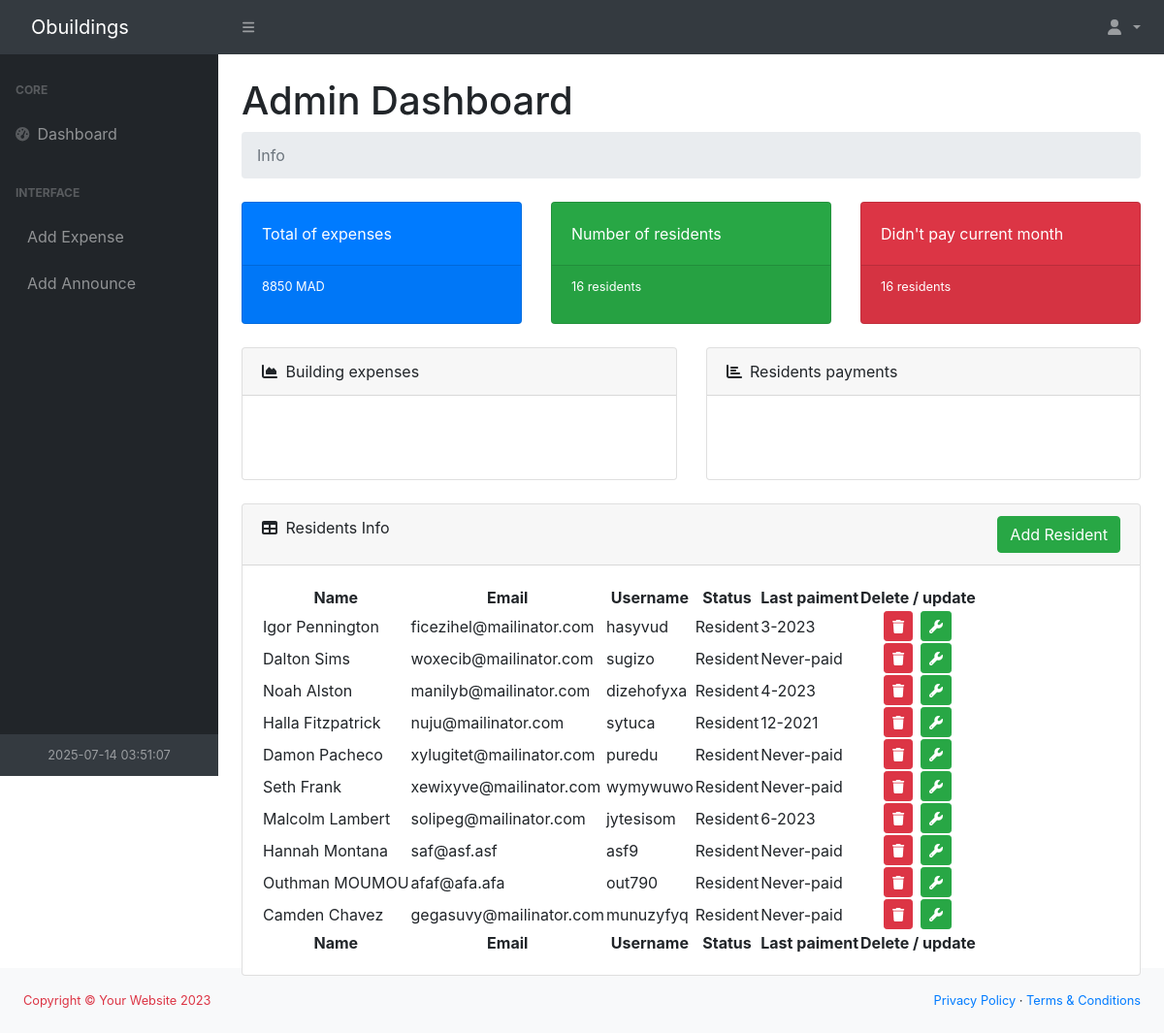
Before: /index.php (signed in) with the older database file.
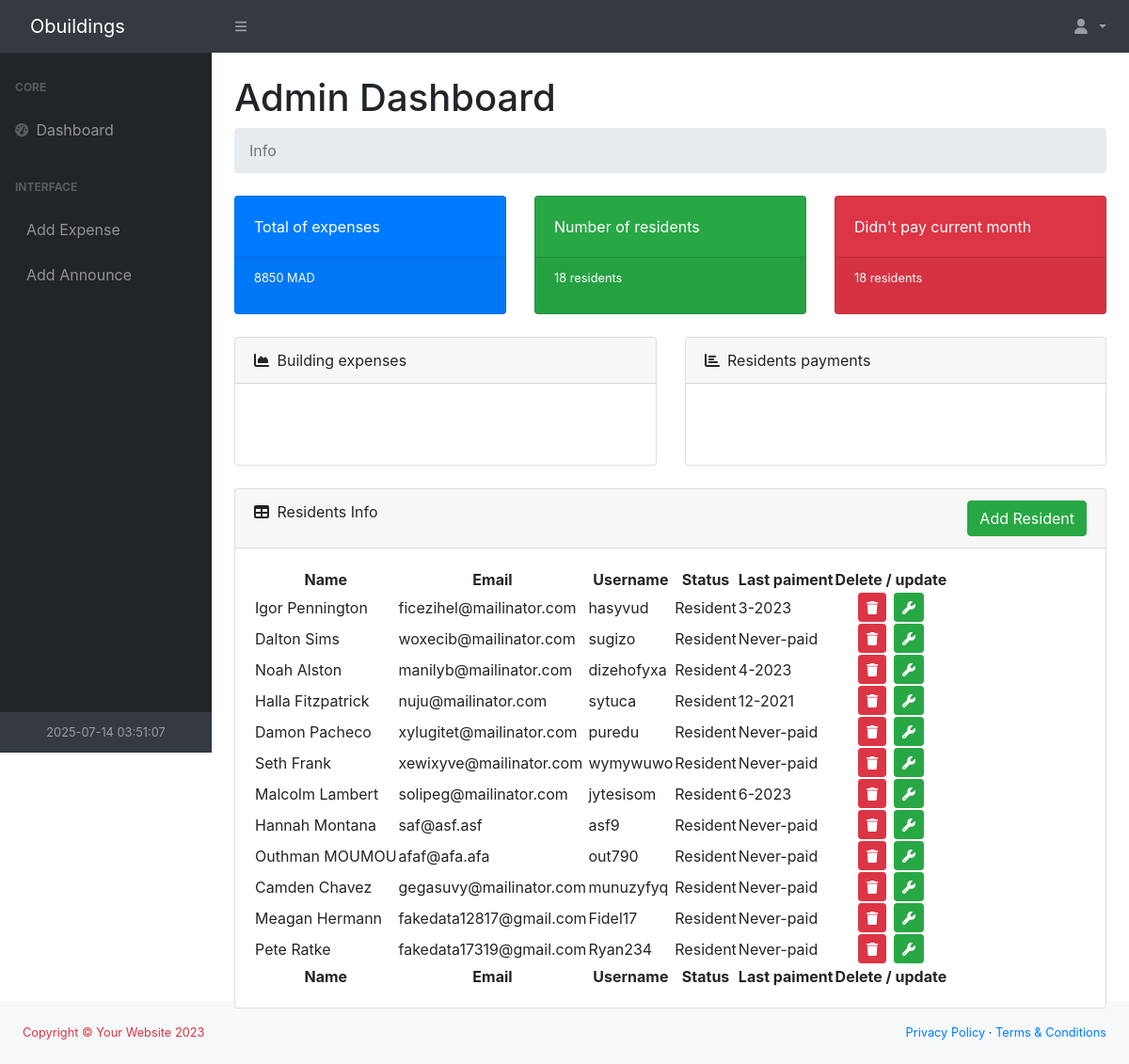
After: the same page with the newer database file.
### tables this page shows
CREATE TABLE `residents` (
  `resident_id` int(11) NOT NULL,
  `fName` varchar(255) DEFAULT NULL,
  `lName` varchar(255) DEFAULT NULL,
  `email` varchar(255) DEFAULT NULL,
  `password` varchar(255) DEFAULT NULL,
  `status` varchar(20) DEFAULT 'Resident',
  `username` varchar(255) DEFAULT NULL,
  `joinedIn` timestamp NOT NULL DEFAULT current_timestamp() ON UPDATE current_timestamp()
);

CREATE TABLE `payments` (
  `payment_id` int(11) NOT NULL,
  `resident_id` int(11) DEFAULT NULL,
  `payment_month` int(11) DEFAULT NULL,
  `payment_year` int(11) DEFAULT NULL,
  `transaction_id` varchar(255) NOT NULL
);

### classes/get-all-residents.class.php (called while the page is built, shortened)
<?php
require_once 'db.class.php';
class Residents extends DB
{
    public function getAllResidents()
    {
        $conn = $this->connect();
        $query = "SELECT * FROM residents WHERE status NOT IN ('admin', 'Previous resident')";
        $stmt = $conn->prepare($query);
        $stmt->execute();
        $residents = $stmt->fetchAll(PDO::FETCH_ASSOC);
        return $residents;
    }
}

### includes/get-all-residents.inc.php (called while the page is built)
<?php
require_once './classes/get-all-residents.class.php';
if (isset($_SESSION['resident_id']) && $_SESSION['status'] == 'Admin') {
    $residentsObj = new Residents();
    $residents = $residentsObj->getAllResidents();
} else {
    header('location: ../index.php');
}

### classes/db.class.php (called while the page is built, shortened)
<?php
require_once __DIR__ . '/db-config.php';
class DB
{
    protected $host;
    protected $dbname;
    protected $username;
    protected $password;
    public function __construct()
    {
        global $dbConfig;
        $this->host = $dbConfig['host'];
        $this->dbname = $dbConfig['dbname'];
        $this->username = $dbConfig['username'];
        $this->password = $dbConfig['password'];
    }
    public function connect()
    {
        try {
            $dsn = "mysql:host={$this->host};dbname={$this->dbname};charset=utf8mb4";
            $this->conn = new PDO($dsn, $this->username, $this->password);
            $this->conn->setAttribute(PDO::ATTR_ERRMODE, PDO::ERRMODE_EXCEPTION);
            $this->conn->setAttribute(PDO::ATTR_DEFAULT_FETCH_MODE, PDO::FETCH_ASSOC);
            return $this->conn;
        } catch (PDOException $e) {
            die("Connection failed: " . $e->getMessage());
        }
    }
}

### classes/db-config.php (called while the page is built, shortened)
<?php
$environment = getenv('APP_ENV') ?: 'production';
$configs = [
    'local' => [
        'host' => 'localhost',
        'dbname' => 'sandik',
        'username' => 'root',
        'password' => ''
    ],
    'production' => [
        'host' => 'localhost',
        'dbname' => 'sandik',
        'username' => 'outhman790',
        'password' => 'outhman790..!!'
    ]
];
$currentConfig = $configs[$environment] ?? $configs['production'];
$dbConfig = $currentConfig;

### classes/admin.class.php (called while the page is built, shortened)
<?php
require_once('db.class.php');
class Admin extends DB
{
    public function lastPaiment($resident_id)
    {
        try {
            $query = "SELECT * FROM payments WHERE resident_id = :resident_id ORDER BY payment_year DESC, payment_month DESC LIMIT 1";
            $stmt = $this->connect()->prepare($query);
            $stmt->bindParam(':resident_id', $resident_id);
            $stmt->execute();
            $lastPaiment = $stmt->fetch(PDO::FETCH_ASSOC);
            return $lastPaiment;
        } catch (PDOException $e) {
            echo "Error: " . $e->getMessage();
            return false;
        }
    }
}

### index.php (the view, shortened to what the rows shown need)
<?php
if (isset($_SESSION['resident_id'])) :
    if (isset($_SESSION['status'])  && $_SESSION['status'] === 'Admin') :
?>
        <!DOCTYPE html>
        <html lang="en">
        <head>
            <link href="css/styles.css" rel="stylesheet" />
            <link rel="stylesheet" href="https://stackpath.bootstrapcdn.com/bootstrap/4.3.1/css/bootstrap.min.css">
        </head>
        <body class="sb-nav-fixed">
            <div id="layoutSidenav">
                <div id="layoutSidenav_content">
                    <main>
                        <div class="container-fluid px-4">
                            <h1 class="mt-4">Admin Dashboard</h1>
                                        <?php
                                        require 'classes/admin.class.php';
                                        $adminObj = new Admin();
                                        ?>
                            <div class="card mb-4">
                                <div class="card-body">
                                    <?php
                                    require_once 'includes/get-all-residents.inc.php';
                                    ?>
                                    <table id="datatablesSimple">
                                        <thead class="text-center">
                                            <tr>
                                                <th>Name</th>
                                                <th>Email</th>
                                                <th>Username</th>
                                                <th>Status</th>
                                                <th>Last paiment</th>
                                                <th>Delete / update</th>
                                            </tr>
                                        </thead>
                                        <tfoot class="text-center">
                                            <tr>
                                                <th>Name</th>
                                                <th>Email</th>
                                                <th>Username</th>
                                                <th>Status</th>
                                                <th>Last paiment</th>
                                                <th>Delete / update</th>
                                            </tr>
                                        </tfoot>
                                        <tbody>
                                            <?php
                                            foreach ($residents as $resident) :
                                                $lastPaiment = $adminObj->lastPaiment($resident['resident_id']);
                                                $lastPaimentMonth = isset($lastPaiment['payment_month']) ? $lastPaiment['payment_month'] : 'Never';
                                                $lastPaimentYear = isset($lastPaiment['payment_year']) ? $lastPaiment['payment_year'] : 'paid';
                                            ?>
                                                <tr>
                                                    <td><?php echo $resident['fName'] . ' ' . $resident['lName']; ?></td>
                                                    <td><?php echo $resident['email']; ?></td>
                                                    <td><?php echo $resident['username']; ?></td>
                                                    <td><?php echo $resident['status']; ?></td>
                                                    <td><?php echo $lastPaimentMonth . '-' . $lastPaimentYear; ?>
                                                    </td>
                                                    <td>
                                                        <div class="d-flex justify-content-center">
                                                            <button type="button" class="btn btn-danger btn-sm btn-icon mr-2" data-bs-toggle="modal" data-bs-target="#deleteModal" data-resident-id="<?php echo $resident['resident_id']; ?>">
                                                                <i class="fas fa-trash"></i>
                                                            </button>
                                                            <button class="btn btn-success btn-sm btn-icon update-btn-resident" data-bs-toggle="modal" data-bs-target="#updateModal" data-resident-id="<?php echo $resident['resident_id']; ?>"><i class="fas fa-wrench"></i></button>
                                                        </div>
                                                    </td>
                                                </tr>
                                            <?php endforeach ?>
                                        </tbody>
                                    </table>
                                </div>
                            </div>
                        </div>
                </div>
            </div>
        </body>
        </html>
<?php
    else :
        header("location: homepage.php");
    endif;
else :
    header('location: login.php');
endif;

Changed rows visible on the page:
added residents: fName "Meagan", lName "Hermann", email "fakedata12817@gmail.com", username "Fidel17", status "Resident", lastPaimentMonth "Never", lastPaimentYear "paid"
added residents: fName "Pete", lName "Ratke", email "fakedata17319@gmail.com", username "Ryan234", status "Resident", lastPaimentMonth "Never", lastPaimentYear "paid"
Other visible differences:
$residentsSum['residents_count']: "16" → "18"
$cRNPCM['resident_count']: "16" → "18"
